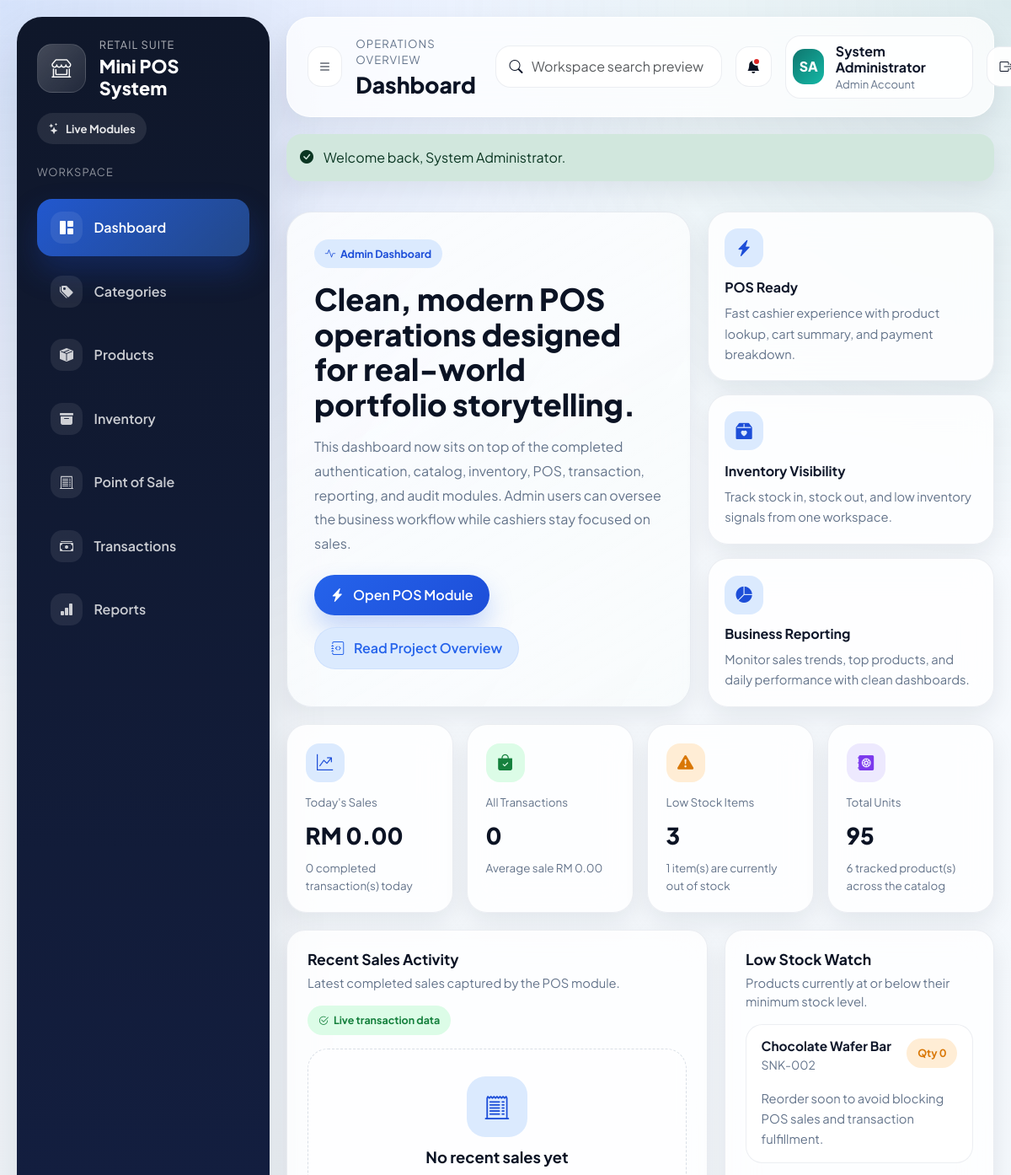
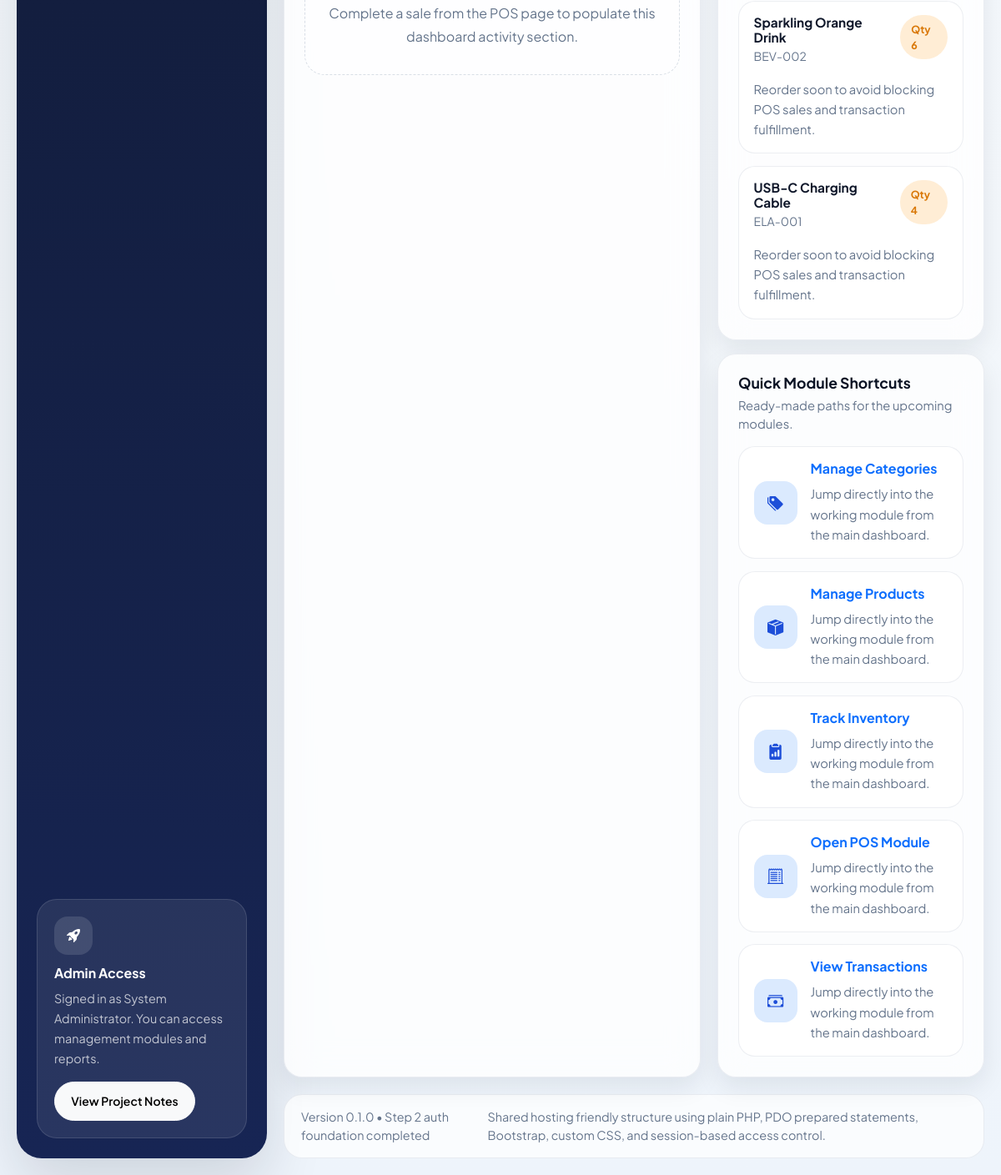
/dashboard.php (signed in), run on the app's committed database (2 pictures, top to bottom).
### tables this page shows
CREATE TABLE IF NOT EXISTS products (
    id INT UNSIGNED AUTO_INCREMENT PRIMARY KEY,
    category_id INT UNSIGNED NOT NULL,
    sku VARCHAR(50) NOT NULL,
    name VARCHAR(150) NOT NULL,
    description TEXT NULL,
    unit_price DECIMAL(10, 2) NOT NULL DEFAULT 0.00,
    cost_price DECIMAL(10, 2) NOT NULL DEFAULT 0.00,
    stock_quantity INT NOT NULL DEFAULT 0,
    min_stock_level INT NOT NULL DEFAULT 5,
    status ENUM('active', 'inactive') NOT NULL DEFAULT 'active',
    created_at TIMESTAMP DEFAULT CURRENT_TIMESTAMP,
    updated_at TIMESTAMP DEFAULT CURRENT_TIMESTAMP ON UPDATE CURRENT_TIMESTAMP,
    UNIQUE KEY uq_products_sku (sku),
    KEY idx_products_category_id (category_id),
    CONSTRAINT fk_products_category
        FOREIGN KEY (category_id) REFERENCES categories(id)
        ON UPDATE CASCADE
        ON DELETE RESTRICT
);

### dashboard.php (the view, shortened to what the rows shown need)
<?php
require_once __DIR__ . '/includes/helpers/ui.php';
$lowStockItems = low_stock_preview();
require __DIR__ . '/includes/layout/app-shell-start.php';
?>
<section class="content-grid">
    <div class="d-flex flex-column gap-3">
        <article class="section-card glass-card">
            <?php if ($lowStockItems === []): ?>
                <div class="empty-state empty-state--compact">
                    <div class="empty-state__icon"><i class="bi bi-check2-circle"></i></div>
                    <h4>No low-stock alerts</h4>
                    <p>Inventory is currently above the configured minimum thresholds.</p>
                </div>
            <?php else: ?>
                <div class="inventory-list">
                    <?php foreach ($lowStockItems as $item): ?>
                        <div class="inventory-item">
                            <div class="inventory-item__top">
                                <div>
                                    <h4><?= htmlspecialchars($item['name'], ENT_QUOTES, 'UTF-8'); ?></h4>
                                    <small><?= htmlspecialchars($item['sku'], ENT_QUOTES, 'UTF-8'); ?></small>
                                </div>
                                <span class="badge-soft-warning">Qty <?= (int) $item['qty']; ?></span>
                            </div>
                            <p>Reorder soon to avoid blocking POS sales and transaction fulfillment.</p>
                        </div>
                    <?php endforeach; ?>
                </div>
            <?php endif; ?>
        </article>
    </div>
</section>
<?php require __DIR__ . '/includes/layout/app-shell-end.php'; ?>

### data on the page
products: name "Chocolate Wafer Bar", sku "SNK-002", stock_quantity "0"
products: name "Sparkling Orange Drink", sku "BEV-002", stock_quantity "6"
products: name "USB-C Charging Cable", sku "ELA-001", stock_quantity "4"

### other printed values
APP_NAME "Mini POS System"
$item['label'] "Dashboard"
$item['label'] "Categories"
$item['label'] "Products"
$item['label'] "Inventory"
$item['label'] "Point of Sale"
$item['label'] "Transactions"
$item['label'] "Reports"
current_user_name() "System Administrator"
$pageTitle "Dashboard"
user_initials($currentUserName) "SA"
$currentUserName "System Administrator"
$currentUserRole "Admin"
$successMessage "Welcome back, System Administrator."
$highlight['title'] "POS Ready"
